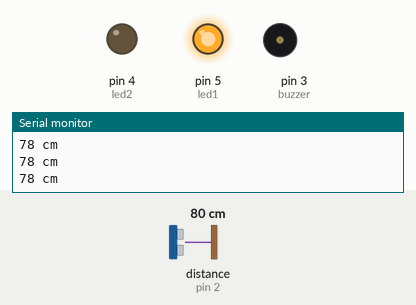
A sketch run on a simulated Arduino Uno, built with avr-gcc and run on an emulated ATmega328P. Parts: output pins drawn as LEDs (lit = HIGH), buzzer (waves = sounding), the last lines printed to the serial monitor. Wiring (inferred from the names in the program): ultrasonic range finder: trigger pin 6; echo pin 2. The inputs (shaded band) are chosen by the test bench; at power-on: distance to the obstacle (sensor on pin 2) 80 cm. The echo pulse lasts 58.3 µs per cm; pins used as bus, display or sensor lines are not drawn.

Above: at 1.2 s.
1.3 s: distance to the obstacle (sensor on pin 2) set to 34 cm
4.3 s: distance to the obstacle (sensor on pin 2) set to 28 cm
At 4.9 s:
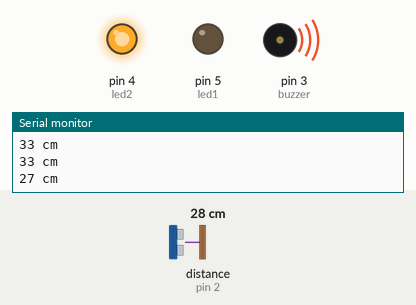
Timing chart, 0 to 13.3 s (numbered marks = the images above; inputs shaded):
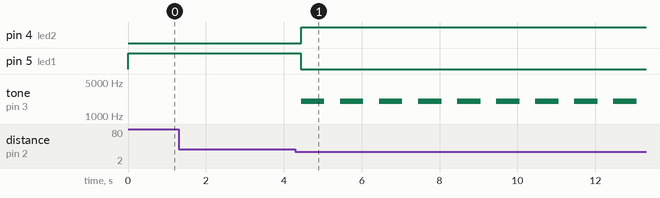

Measured:
- the behaviour switches between 31 and 30 cm on distance to the obstacle (sensor on pin 2) (found by bisection; images 0 and 1)
- after the input at 4.3 s, pin 4 (led2): LOW → HIGH after 0.14 s; pin 5 (led1): HIGH → LOW after 0.14 s instead of 9.0 s; tone on pin 3 (buzzer): alternates 2000 Hz for 0.60 s and silent for 0.40 s, starting after 0.14 s

The sketch:

Ultrasonic-Sensor.ino
```cpp
// Variables declaration

const int led1 = 5; // green led
const int led2 = 4; // red led
const int echo = 2;
const int trigger = 6;
const int buzzer = 3; // Buzzer Pin
const int treshold = 30; // 30cm of treshold
long duration;
int distance;

// Configuration Zone
void setup(){
  pinMode(led1, OUTPUT);
  pinMode(led2, OUTPUT);
  pinMode(echo, INPUT);
  pinMode(trigger, OUTPUT);
  pinMode(buzzer, OUTPUT);
  Serial.begin(9600);
  Serial.println("Starting ultrassonic detector...");
}

// Logic
void loop(){
  digitalWrite(trigger, HIGH);
  delayMicroseconds(10);
  digitalWrite(trigger, LOW);
  duration = pulseIn(echo, HIGH); // measuring time
  distance = duration * (0.034 / 2); // speed of sound
  Serial.print(distance);
  Serial.println(" cm");

  if(distance < treshold){
  	tone(buzzer, 2000);
    digitalWrite(led2, HIGH);
    delay(600);
    noTone(buzzer);
    delay(400);
    digitalWrite(led2, LOW);
  } else {
    digitalWrite(led1, HIGH);
    delay(400);
    digitalWrite(led1, LOW);
  }
}
```
